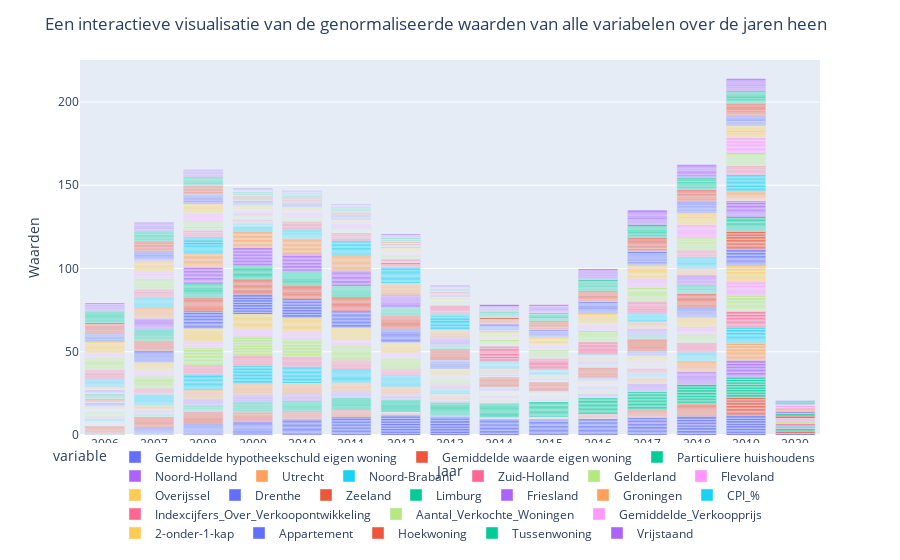

The cell this chart's notebook holds for it:
### Code cell
import plotly.express as px

# Maak een lijngrafiek van alle kolommen in normalized_df
fig = px.bar(normalized_df, x='Jaar', y=normalized_df.columns)

# Instellingen voor de grafiek
fig.update_layout(
    title='Een interactieve visualisatie van de genormaliseerde waarden van alle variabelen over de jaren heen',
    xaxis_title='Jaar',
    yaxis_title='Waarden',
    legend=dict(
        orientation='h',
        yanchor='bottom',
        y=-0.3,
        xanchor='right',
        x=1
    )
)

# Toon de grafiek
fig.show()

### Figure 1 — Plotly figure (JSON) as saved in the notebook; plotly's stock layout.template omitted (floating-point values rounded to 4 significant figures; data arrays with more than 128 entries replaced by an {"elided": "..."} marker saying what was removed)
{"data": [{"alignmentgroup": "True", "hovertemplate": "variable=Gemiddelde hypotheekschuld eigen woning<br>Jaar=%{x}<br>value=%{y}<extra></extra>", "legendgroup": "Gemiddelde hypotheekschuld eigen woning", "marker": {"color": "#636efa", "pattern": {"shape": ""}}, "name": "Gemiddelde hypotheekschuld eigen woning", "offsetgroup": "Gemiddelde hypotheekschuld eigen woning", "orientation": "v", "showlegend": true, "textposition": "auto", "type": "bar", "x": {"elided": "169 str values"}, "xaxis": "x", "y": {"elided": "169 float values"}, "yaxis": "y"}, {"alignmentgroup": "True", "hovertemplate": "variable=Gemiddelde waarde eigen woning<br>Jaar=%{x}<br>value=%{y}<extra></extra>", "legendgroup": "Gemiddelde waarde eigen woning", "marker": {"color": "#EF553B", "pattern": {"shape": ""}}, "name": "Gemiddelde waarde eigen woning", "offsetgroup": "Gemiddelde waarde eigen woning", "orientation": "v", "showlegend": true, "textposition": "auto", "type": "bar", "x": {"elided": "169 str values"}, "xaxis": "x", "y": {"elided": "169 float values"}, "yaxis": "y"}, {"alignmentgroup": "True", "hovertemplate": "variable=Particuliere huishoudens<br>Jaar=%{x}<br>value=%{y}<extra></extra>", "legendgroup": "Particuliere huishoudens", "marker": {"color": "#00cc96", "pattern": {"shape": ""}}, "name": "Particuliere huishoudens", "offsetgroup": "Particuliere huishoudens", "orientation": "v", "showlegend": true, "textposition": "auto", "type": "bar", "x": {"elided": "169 str values"}, "xaxis": "x", "y": {"elided": "169 float values"}, "yaxis": "y"}, {"alignmentgroup": "True", "hovertemplate": "variable=Noord-Holland<br>Jaar=%{x}<br>value=%{y}<extra></extra>", "legendgroup": "Noord-Holland", "marker": {"color": "#ab63fa", "pattern": {"shape": ""}}, "name": "Noord-Holland", "offsetgroup": "Noord-Holland", "orientation": "v", "showlegend": true, "textposition": "auto", "type": "bar", "x": {"elided": "169 str values"}, "xaxis": "x", "y": {"elided": "169 float values"}, "yaxis": "y"}, {"alignmentgroup": "True", "hovertemplate": "variable=Utrecht<br>Jaar=%{x}<br>value=%{y}<extra></extra>", "legendgroup": "Utrecht", "marker": {"color": "#FFA15A", "pattern": {"shape": ""}}, "name": "Utrecht", "offsetgroup": "Utrecht", "orientation": "v", "showlegend": true, "textposition": "auto", "type": "bar", "x": {"elided": "169 str values"}, "xaxis": "x", "y": {"elided": "169 float values"}, "yaxis": "y"}, {"alignmentgroup": "True", "hovertemplate": "variable=Noord-Brabant<br>Jaar=%{x}<br>value=%{y}<extra></extra>", "legendgroup": "Noord-Brabant", "marker": {"color": "#19d3f3", "pattern": {"shape": ""}}, "name": "Noord-Brabant", "offsetgroup": "Noord-Brabant", "orientation": "v", "showlegend": true, "textposition": "auto", "type": "bar", "x": {"elided": "169 str values"}, "xaxis": "x", "y": {"elided": "169 float values"}, "yaxis": "y"}, {"alignmentgroup": "True", "hovertemplate": "variable=Zuid-Holland<br>Jaar=%{x}<br>value=%{y}<extra></extra>", "legendgroup": "Zuid-Holland", "marker": {"color": "#FF6692", "pattern": {"shape": ""}}, "name": "Zuid-Holland", "offsetgroup": "Zuid-Holland", "orientation": "v", "showlegend": true, "textposition": "auto", "type": "bar", "x": {"elided": "169 str values"}, "xaxis": "x", "y": {"elided": "169 float values"}, "yaxis": "y"}, {"alignmentgroup": "True", "hovertemplate": "variable=Gelderland<br>Jaar=%{x}<br>value=%{y}<extra></extra>", "legendgroup": "Gelderland", "marker": {"color": "#B6E880", "pattern": {"shape": ""}}, "name": "Gelderland", "offsetgroup": "Gelderland", "orientation": "v", "showlegend": true, "textposition": "auto", "type": "bar", "x": {"elided": "169 str values"}, "xaxis": "x", "y": {"elided": "169 float values"}, "yaxis": "y"}, {"alignmentgroup": "True", "hovertemplate": "variable=Flevoland<br>Jaar=%{x}<br>value=%{y}<extra></extra>", "legendgroup": "Flevoland", "marker": {"color": "#FF97FF", "pattern": {"shape": ""}}, "name": "Flevoland", "offsetgroup": "Flevoland", "orientation": "v", "showlegend": true, "textposition": "auto", "type": "bar", "x": {"elided": "169 str values"}, "xaxis": "x", "y": {"elided": "169 float values"}, "yaxis": "y"}, {"alignmentgroup": "True", "hovertemplate": "variable=Overijssel<br>Jaar=%{x}<br>value=%{y}<extra></extra>", "legendgroup": "Overijssel", "marker": {"color": "#FECB52", "pattern": {"shape": ""}}, "name": "Overijssel", "offsetgroup": "Overijssel", "orientation": "v", "showlegend": true, "textposition": "auto", "type": "bar", "x": {"elided": "169 str values"}, "xaxis": "x", "y": {"elided": "169 float values"}, "yaxis": "y"}, {"alignmentgroup": "True", "hovertemplate": "variable=Drenthe<br>Jaar=%{x}<br>value=%{y}<extra></extra>", "legendgroup": "Drenthe", "marker": {"color": "#636efa", "pattern": {"shape": ""}}, "name": "Drenthe", "offsetgroup": "Drenthe", "orientation": "v", "showlegend": true, "textposition": "auto", "type": "bar", "x": {"elided": "169 str values"}, "xaxis": "x", "y": {"elided": "169 float values"}, "yaxis": "y"}, {"alignmentgroup": "True", "hovertemplate": "variable=Zeeland<br>Jaar=%{x}<br>value=%{y}<extra></extra>", "legendgroup": "Zeeland", "marker": {"color": "#EF553B", "pattern": {"shape": ""}}, "name": "Zeeland", "offsetgroup": "Zeeland", "orientation": "v", "showlegend": true, "textposition": "auto", "type": "bar", "x": {"elided": "169 str values"}, "xaxis": "x", "y": {"elided": "169 float values"}, "yaxis": "y"}, {"alignmentgroup": "True", "hovertemplate": "variable=Limburg<br>Jaar=%{x}<br>value=%{y}<extra></extra>", "legendgroup": "Limburg", "marker": {"color": "#00cc96", "pattern": {"shape": ""}}, "name": "Limburg", "offsetgroup": "Limburg", "orientation": "v", "showlegend": true, "textposition": "auto", "type": "bar", "x": {"elided": "169 str values"}, "xaxis": "x", "y": {"elided": "169 float values"}, "yaxis": "y"}, {"alignmentgroup": "True", "hovertemplate": "variable=Friesland<br>Jaar=%{x}<br>value=%{y}<extra></extra>", "legendgroup": "Friesland", "marker": {"color": "#ab63fa", "pattern": {"shape": ""}}, "name": "Friesland", "offsetgroup": "Friesland", "orientation": "v", "showlegend": true, "textposition": "auto", "type": "bar", "x": {"elided": "169 str values"}, "xaxis": "x", "y": {"elided": "169 float values"}, "yaxis": "y"}, {"alignmentgroup": "True", "hovertemplate": "variable=Groningen<br>Jaar=%{x}<br>value=%{y}<extra></extra>", "legendgroup": "Groningen", "marker": {"color": "#FFA15A", "pattern": {"shape": ""}}, "name": "Groningen", "offsetgroup": "Groningen", "orientation": "v", "showlegend": true, "textposition": "auto", "type": "bar", "x": {"elided": "169 str values"}, "xaxis": "x", "y": {"elided": "169 float values"}, "yaxis": "y"}, {"alignmentgroup": "True", "hovertemplate": "variable=CPI_%<br>Jaar=%{x}<br>value=%{y}<extra></extra>", "legendgroup": "CPI_%", "marker": {"color": "#19d3f3", "pattern": {"shape": ""}}, "name": "CPI_%", "offsetgroup": "CPI_%", "orientation": "v", "showlegend": true, "textposition": "auto", "type": "bar", "x": {"elided": "169 str values"}, "xaxis": "x", "y": {"elided": "169 float values"}, "yaxis": "y"}, {"alignmentgroup": "True", "hovertemplate": "variable=Indexcijfers_Over_Verkoopontwikkeling<br>Jaar=%{x}<br>value=%{y}<extra></extra>", "legendgroup": "Indexcijfers_Over_Verkoopontwikkeling", "marker": {"color": "#FF6692", "pattern": {"shape": ""}}, "name": "Indexcijfers_Over_Verkoopontwikkeling", "offsetgroup": "Indexcijfers_Over_Verkoopontwikkeling", "orientation": "v", "showlegend": true, "textposition": "auto", "type": "bar", "x": {"elided": "169 str values"}, "xaxis": "x", "y": {"elided": "169 float values"}, "yaxis": "y"}, {"alignmentgroup": "True", "hovertemplate": "variable=Aantal_Verkochte_Woningen<br>Jaar=%{x}<br>value=%{y}<extra></extra>", "legendgroup": "Aantal_Verkochte_Woningen", "marker": {"color": "#B6E880", "pattern": {"shape": ""}}, "name": "Aantal_Verkochte_Woningen", "offsetgroup": "Aantal_Verkochte_Woningen", "orientation": "v", "showlegend": true, "textposition": "auto", "type": "bar", "x": {"elided": "169 str values"}, "xaxis": "x", "y": {"elided": "169 float values"}, "yaxis": "y"}, {"alignmentgroup": "True", "hovertemplate": "variable=Gemiddelde_Verkoopprijs<br>Jaar=%{x}<br>value=%{y}<extra></extra>", "legendgroup": "Gemiddelde_Verkoopprijs", "marker": {"color": "#FF97FF", "pattern": {"shape": ""}}, "name": "Gemiddelde_Verkoopprijs", "offsetgroup": "Gemiddelde_Verkoopprijs", "orientation": "v", "showlegend": true, "textposition": "auto", "type": "bar", "x": {"elided": "169 str values"}, "xaxis": "x", "y": {"elided": "169 float values"}, "yaxis": "y"}, {"alignmentgroup": "True", "hovertemplate": "variable=2-onder-1-kap<br>Jaar=%{x}<br>value=%{y}<extra></extra>", "legendgroup": "2-onder-1-kap", "marker": {"color": "#FECB52", "pattern": {"shape": ""}}, "name": "2-onder-1-kap", "offsetgroup": "2-onder-1-kap", "orientation": "v", "showlegend": true, "textposition": "auto", "type": "bar", "x": {"elided": "169 str values"}, "xaxis": "x", "y": {"elided": "169 float values"}, "yaxis": "y"}, {"alignmentgroup": "True", "hovertemplate": "variable=Appartement<br>Jaar=%{x}<br>value=%{y}<extra></extra>", "legendgroup": "Appartement", "marker": {"color": "#636efa", "pattern": {"shape": ""}}, "name": "Appartement", "offsetgroup": "Appartement", "orientation": "v", "showlegend": true, "textposition": "auto", "type": "bar", "x": {"elided": "169 str values"}, "xaxis": "x", "y": {"elided": "169 float values"}, "yaxis": "y"}, {"alignmentgroup": "True", "hovertemplate": "variable=Hoekwoning<br>Jaar=%{x}<br>value=%{y}<extra></extra>", "legendgroup": "Hoekwoning", "marker": {"color": "#EF553B", "pattern": {"shape": ""}}, "name": "Hoekwoning", "offsetgroup": "Hoekwoning", "orientation": "v", "showlegend": true, "textposition": "auto", "type": "bar", "x": {"elided": "169 str values"}, "xaxis": "x", "y": {"elided": "169 float values"}, "yaxis": "y"}, {"alignmentgroup": "True", "hovertemplate": "variable=Tussenwoning<br>Jaar=%{x}<br>value=%{y}<extra></extra>", "legendgroup": "Tussenwoning", "marker": {"color": "#00cc96", "pattern": {"shape": ""}}, "name": "Tussenwoning", "offsetgroup": "Tussenwoning", "orientation": "v", "showlegend": true, "textposition": "auto", "type": "bar", "x": {"elided": "169 str values"}, "xaxis": "x", "y": {"elided": "169 float values"}, "yaxis": "y"}, {"alignmentgroup": "True", "hovertemplate": "variable=Vrijstaand<br>Jaar=%{x}<br>value=%{y}<extra></extra>", "legendgroup": "Vrijstaand", "marker": {"color": "#ab63fa", "pattern": {"shape": ""}}, "name": "Vrijstaand", "offsetgroup": "Vrijstaand", "orientation": "v", "showlegend": true, "textposition": "auto", "type": "bar", "x": {"elided": "169 str values"}, "xaxis": "x", "y": {"elided": "169 float values"}, "yaxis": "y"}], "layout": {"barmode": "relative", "legend": {"orientation": "h", "title": {"text": "variable"}, "tracegroupgap": 0, "x": 1, "xanchor": "right", "y": -0.3, "yanchor": "bottom"}, "margin": {"t": 60}, "title": {"text": "Een interactieve visualisatie van de genormaliseerde waarden van alle variabelen over de jaren heen"}, "xaxis": {"anchor": "y", "domain": [0, 1], "title": {"text": "Jaar"}}, "yaxis": {"anchor": "x", "domain": [0, 1], "title": {"text": "Waarden"}}}}
